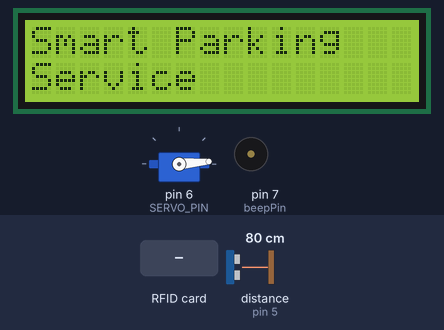
Bench run of a sketch on a simulated Arduino Uno, built with avr-gcc and run on an emulated ATmega328P. On the bench: 16×2 character LCD, servo, buzzer (waves = sounding, pin HIGH). Wiring (inferred from the names in the program): ultrasonic range finder: trigger pin 4; echo pin 5. Inputs (shaded band) come from the test bench; at power-on: distance to the obstacle (sensor on pin 5) 80 cm. The echo pulse lasts 58.3 µs per cm; pins used as bus, display or sensor lines are not drawn; what the sketch prints to the serial monitor is not drawn.

Above: at 1.3 s.
1.4 s: RFID card 5E 7A 19 C4 held to the reader
At 2.5 s:
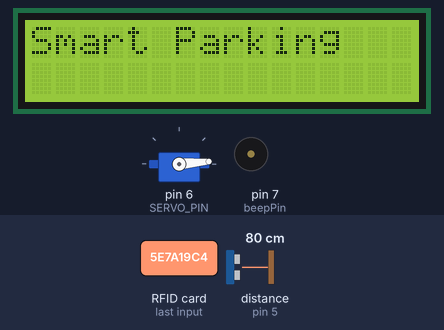
3.6 s: distance to the obstacle (sensor on pin 5) set to 2 cm
At 5.5 s:
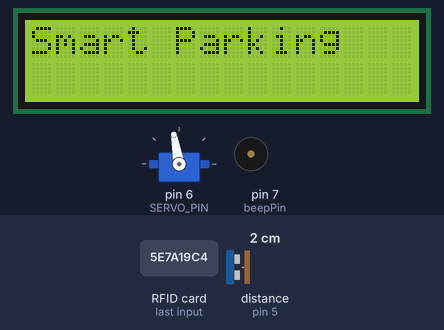
7.0 s: distance to the obstacle (sensor on pin 5) set to 6 cm
8.5 s: distance to the obstacle (sensor on pin 5) set to 9 cm
At 10.2 s:
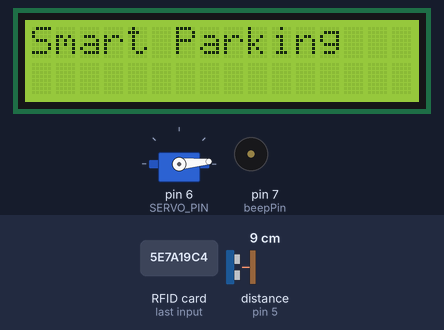
10.5 s: distance to the obstacle (sensor on pin 5) set to 4 cm
At 12.0 s:
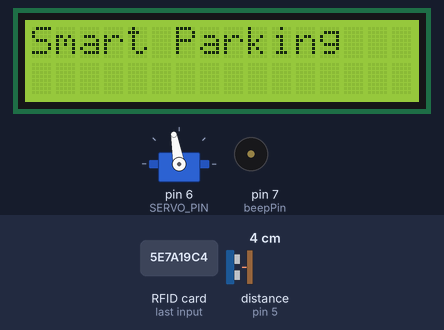
Timing chart, 0 to 13.5 s (numbered marks = the images above; inputs shaded):
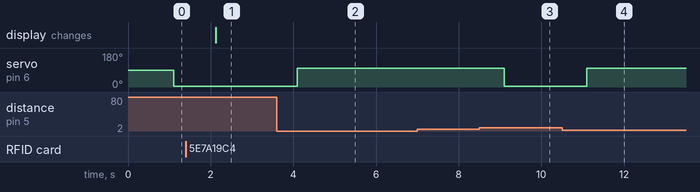

The sketch:

BT_aduino.ino
```cpp
#include <SoftwareSerial.h>
#include <MsTimer2.h>
#include <Wire.h>
#include <LiquidCrystal_I2C.h>
#include <Servo.h>
#include <SPI.h>
#include <MFRC522.h>

#define beepPin 7
#define RST_PIN 9
#define SS_PIN 10
#define TRIG 4
#define ECHO 5
#define SERVO_PIN 6
#define LED_BUILTIN_PIN 13


bool timerIsrFlag = false;
boolean sonic_Flag = false;
boolean sonic_S_Flag = false;

char lcdLine1[17] = "Smart Parking";
char lcdLine2[17] = "Service";

unsigned int secCount;
unsigned int myservoTime = 0;
unsigned int mysonicTime = 0;
int sonic;
int Tx = 2;
int Rx = 3;
int beepFlag = 0;

SoftwareSerial my_blue(Tx, Rx);
LiquidCrystal_I2C lcd(0x27, 16, 2);
Servo myservo;
MFRC522 mfrc(SS_PIN, RST_PIN);

void timerIsr();
void lcdDisplay(int x, int y, char * str);
int ultrasonic(int trig, int echo);


void setup() {
  lcd.init();
  lcd.backlight();
  lcdDisplay(0, 0, lcdLine1);
  lcdDisplay(0, 1, lcdLine2);

  pinMode(TRIG, OUTPUT);    // 초음파 센서 trig을 출력으로 설정
  pinMode(ECHO, INPUT);    // 초음파 센서 echo을 입력으로 설정

  MsTimer2::set(1000, timerIsr); // 1000ms period
  MsTimer2::start();

  myservo.attach(SERVO_PIN);
  myservoTime = secCount;
  Serial.begin(9600);
  my_blue.begin(9600);
  SPI.begin();
  mfrc.PCD_Init();
  pinMode(7, OUTPUT);
}

void loop() {
  if(my_blue.available())
  {
    Serial.write(my_blue.read());
  }
  if(Serial.available())
  {
    my_blue.write(Serial.read());
  }

  if (timerIsrFlag) //1초에 한번씩 실행
  {

    sonic = ultrasonic(TRIG,ECHO);

    Serial.print("sensor1 :");
    Serial.print(sonic);
    Serial.println("cm");

    if(sonic<7)  // 주차공간 위의 초음파센서
    {
        mysonicTime = millis();
        digitalWrite(LED_BUILTIN_PIN,HIGH);
        myservo.write(100);
        sonic_Flag = true;
        beepFlag = 1;
        //tone(7, 261);
        //digitalWrite(7, HIGH);
    }
    else
    {
        myservo.write(5);
        sonic_Flag = false;
        beepFlag = 0;
        //tone(7, 294);
        //digitalWrite(7, LOW);
    }
    timerIsrFlag = false;

    //RFID
    if(!mfrc.PICC_IsNewCardPresent())
      return;
    if(!mfrc.PICC_ReadCardSerial())
      return;

    Serial.print("Card UID:");
    char lcdLine3[17] = "";
    char str[4][4] = {"",};

    for (byte i = 0; i < 4; i++) {
      Serial.print(mfrc.uid.uidByte[i]);

      sprintf(str[i], "%d", mfrc.uid.uidByte[i]);
      Serial.print(" ");
    }
    for (int i = 0; i < 4; i++) {
      Serial.print(str[i]);
      Serial.print(" ");
    }

    Serial.print(lcdLine3);
    lcdDisplay(0, 1, lcdLine3);


    Serial.println();

    if (!(secCount % 10)) //10초에 한번씩 실행
    {
    }

  }
}

void timerIsr()
{
  timerIsrFlag = true;
  secCount++;
}
void lcdDisplay(int x, int y, char * str)
{
  int len = 16 - strlen(str);
  lcd.setCursor(x, y);
  lcd.print(str);
  for (int i = len; i > 0; i--)
    lcd.write(' ');
}
int ultrasonic(int trig, int echo)
{
  digitalWrite(trig, LOW);
  delayMicroseconds(2);
  digitalWrite(trig, HIGH);
  delayMicroseconds(10);
  digitalWrite(trig, LOW);
  long duration = pulseIn(echo, HIGH);
  long dis_cm = duration / 29 / 2;

  return dis_cm;
}
```

Measured:
- the behaviour switches between 7 and 8 cm on distance to the obstacle (sensor on pin 5) (found by bisection; images 2 and 3)
- after the input at 1.4 s, the display: changes after 0.72 s (image 1)
- after the input at 3.6 s, servo on pin 6 (SERVO_PIN): 5° → 100° after 0.50 s
- after the input at 7.0 s, every drawn part: stays the same
- after the input at 8.5 s, servo on pin 6 (SERVO_PIN): 100° → 5° after 0.60 s
- after the input at 10.5 s, servo on pin 6 (SERVO_PIN): 5° → 100° after 0.60 s
